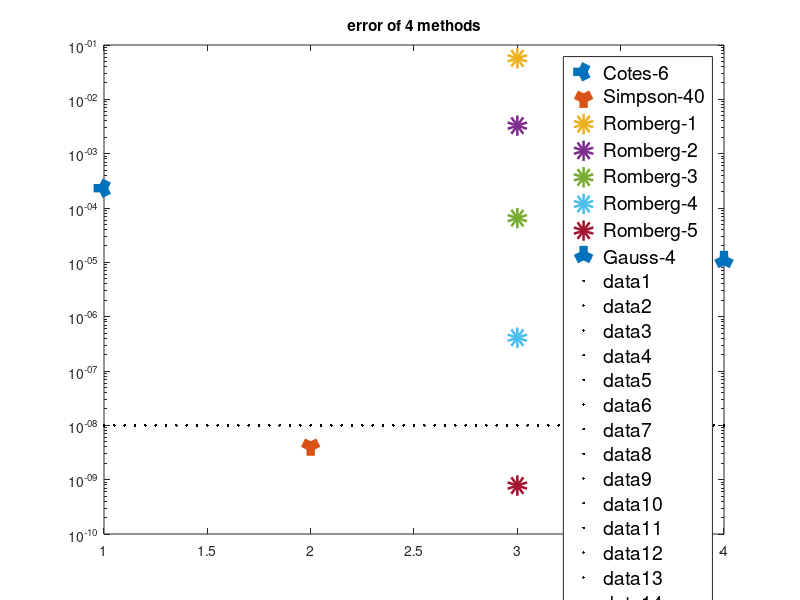

Write the MATLAB code that produced this figure.
% 2016.10.21 Second assignment
% 12307110079 Cheng Yu Ge
%
% Compute $\int_{-1}^1e^{-x^2}\mathrm{d}x$ in four different formula,
% with error below $10^{-8}$ for at least one method.
%
% 1. 6-order Newton-Cotes formula
% 2. Simpson Quadrature Formulas of 40 Equal (required accuracy)
% 3. 5 Times Richardson extrapolates accelerated Romberg formula (required accuracy)
% 4. 4-order Gauss-Legendre Quadrature Formula

close;
clear;
clc;
f = @(x) exp(-x.^2);
I = sqrt(pi)*erf(1); % exact integral value

%% 1. Newton-Cotes, n=6
x1 = linspace(-1,1,7); % nodes
y1 = f(x1);
NC = [41/840, 9/35, 9/280, 34/105, 9/280, 9/35, 41/840]; % Newton-Cotes
I1 = 2 * y1 * NC';
e1 = abs(I1-I)/I; % error

%% 2. Composite Simpson's Rule, n=40
n = 40; 
x2 = linspace(-1,1,2*n+1); % nodes (with all half interval points)
y2 = f(x2);
I2 = (y2(1)+4*sum(y2(2:2:2*n))+2*sum(y2(3:2:2*n))+y2(2*n+1))/(3*n);
e2 = abs(I2-I)/I; % error

%% 3. Romberg's method with Richardson extrapolation, m=5
m = 5;
T = zeros(m+1);
T(1,1) = f(-1) + f(1);
for k = 2:m+1 % T(k,1) is composite trapezoidal rule with k-1 times bisec
    h = 2^(-k+2);
    T(k,1) = T(k-1,1)/2 + h*sum(f(-1+h:2*h:1));
    for l = 2:k % T(k,l) is T(k,1) accelerated l-1 times
        T(k,l) = 4^(l-1)/(4^(l-1)-1)*T(k,l-1)-1/(4^(l-1)-1)*T(k-1,l-1);
    end
end % This table will be exactly the same as table 4-4 on page 112
I3 = diag(T);
e3 = abs(I3(2:m+1)-I)./I; % error

%% 4. Gauss-Legendre, n=4
x41 = sqrt(245-14*sqrt(70))/21;
x42 = sqrt(245+14*sqrt(70))/21;
x4 = [-x42 -x41 0 x41 x42]; % nodes
y4 = f(x4);
gl1 = (322+13*sqrt(70))/900;
gl2 = (322-13*sqrt(70))/900;
GL = [gl2 gl1 128/225 gl1 gl2]; % Gauss-Legendre
I4 = y4 * GL';
e4 = abs(I4-I)/I; % error

%% show error
rombergs = cell(1,m);
for i=1:m   
    rombergs{i}=char(['Romberg-',num2str(i)]);      
end
semilogy(1,e1,'>','linewidth', 9); hold on;
semilogy(2,e2,'^','linewidth', 9);
semilogy(3,e3,'o','linewidth', 9);
semilogy(4,e4,'v','linewidth', 9);
title('error of 4 methods');
legend(['Cotes-6','Simpson-40',rombergs,'Gauss-4'],'fontsize', 14);
semilogy([1:0.05:4],1e-8,'k.'); hold off;
